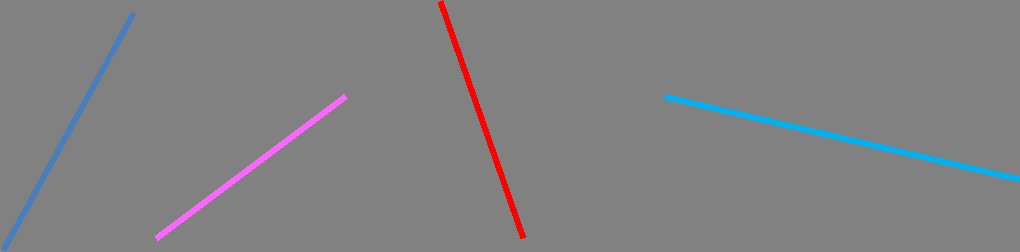
#> input picture lines.png, 1020 x 252 px
$ jupyter execute Untitled.ipynb   (shell and % lines are left out)
#> lines starting #> are read from the running program, lines starting #| are printed output that depends on the picture; after the words box and inside, x2 and y2 are one past the last pixel; in counts of white or black regions, pixels touching at a corner belong together
[cell 1]
#!python3

import cv2
import numpy as np
import matplotlib.pyplot as plt

[cell 2]
# Load Image
im = cv2.imread("lines.png",cv2.IMREAD_GRAYSCALE)
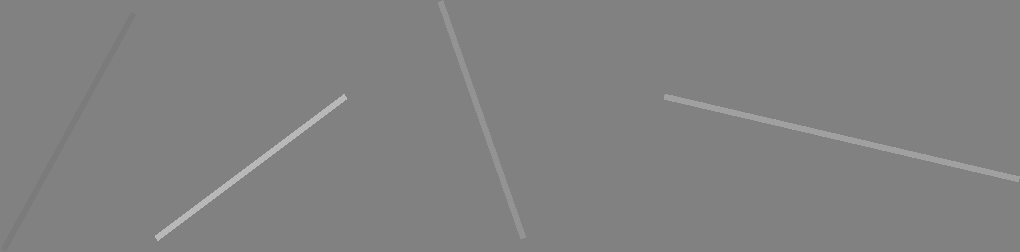
#> im: shape (252, 1020); min 122, max 187, mean 129.6

[cell 3]
# generate sobel and do convolution
sx = np.array([[-1,0,1],[-2,0,2],[-1,0,1]])
sy = sx.T

def convolution(im, kern):
    kDim = (len(kern), len(kern[0]))
    assert kDim[0] % 2 == 1 and kDim[1] % 2 == 1, "Kernel must be odd size"
    kCen = (kDim[0]//2,kDim[1]//2)
    cDim = (len(im),len(im[0]))
#> cDim = (252, 1020)
    conv = np.zeros(cDim, dtype=np.int16)

    for r in range(cDim[0]):
        for c in range(cDim[1]):
            v = 0.0
            for kr in range(kDim[0]):
                for kc in range(kDim[1]):
                    try:
                        v = v + im[r+kr-kCen[0],c+kc-kCen[1]] * kern[kr,kc]
                    except:
                        pass
            conv[r][c] = v
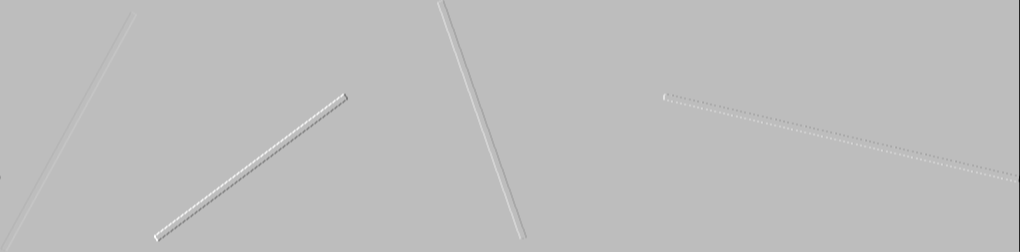
#> conv: shape (252, 1020) int16; min -641, max 220, mean -0.5; drawn with min black and max white
    return conv

def doOp(im,op):
    cDim = (len(im),len(im[0]))
#> cDim = (252, 1020)
    newim = np.zeros(cDim, dtype=np.float16)

    for r in range(cDim[0]):
        for c in range(cDim[1]):
            newim[r][c] = op(im[r][c])
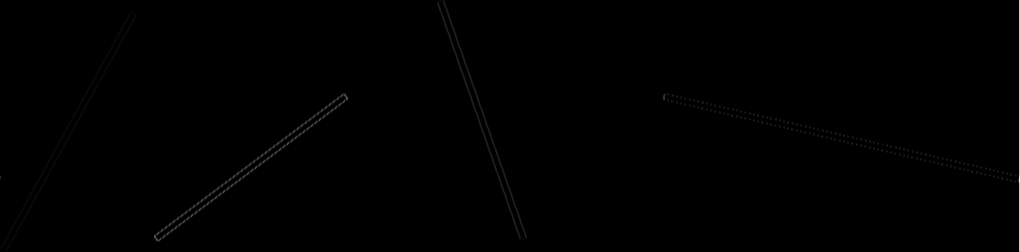
#> newim: shape (252, 1020) float16; min 0, max 641, mean 1.6; drawn with min black and max white
    return newim

xconv = doOp(convolution(im,sx),abs)
xconv = xconv/np.max(xconv)
yconv = doOp(convolution(im,sy),abs)
yconv = yconv/np.max(yconv)

[cell 4]
plt.figure()
plt.imshow((xconv*255).astype(np.uint8))
plt.figure()
plt.imshow((yconv*255).astype(np.uint8))
plt.show()
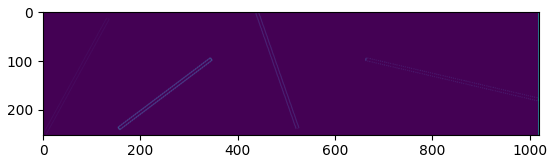
#> figure drawn by matplotlib, 1 panel

[cell 5]
edges = xconv + yconv
edges = edges/np.max(edges)

[cell 6]
plt.figure()
plt.imshow((edges*255).astype(np.uint8))
plt.show()

[cell 7]
sim = doOp(edges,lambda x: 1.0 if x>0.0 else 0.0);
#> after the loop in doOp (call 3), `for r in range(cDim[0]):`:
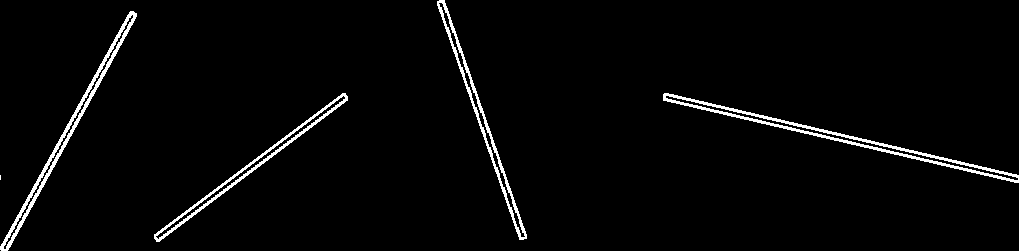
#> newim: shape (252, 1020) float16; values 0 (black) and 1 (white), 3.3% white in thin lines or dots

[cell 8]
plt.figure()
plt.imshow((sim*255).astype(np.uint8))
plt.show()
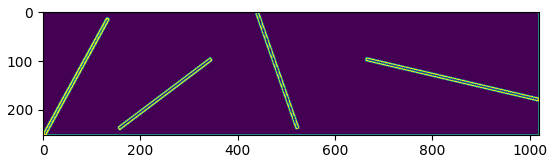
#> figure drawn by matplotlib, 1 panel

[cell 9]
def deg2rad(deg):
    return deg*np.pi/180.0
def hough(im,rcount,tcount):
#> called with rcount = 600, tcount = 600
    H,W = im.shape
#> H = 252; W = 1020

    rlen = rcount
    tlen = tcount
    rmax = np.ceil(np.sqrt(H*H+W*W))
#> rmax = 1051
    rmin = -rmax
#> rmin = -1051
    tmax = np.pi
    tmin = -tmax

    him = np.zeros((int(rlen),int(tlen)))
    for row in range(H):
        for col in range(W):
            if im[row,col] != 0:
                for ti in range(tlen):
                    t = 1.0*ti*(tmax-tmin)/tlen+tmin
                    r = row * np.cos(t) + col * np.sin(t)
                    ri = (r-rmin)*rlen/(rmax-rmin)
                    him[int(ri),int(ti)] += 1
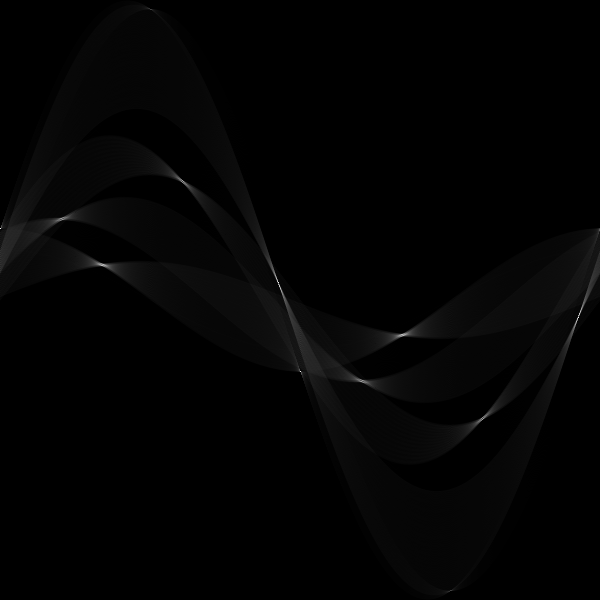
#> him: shape (600, 600) float64; min 0, max 1060, mean 13.9; drawn with min black and max white
    p = []
    c=[(-1,-1),(-1,0),(-1,1),(0,-1),(0,1),(1,-1),(1,0),(1,1)]
    for row in range(1,len(him)-1):
        for col in range(1,len(him[0])-1):
# [7 lines of commented-out code are left out]
                if(him[row,col]>600):
                    p.append((row*(rmax-rmin)/rlen+rmin,col*(tmax-tmin)/tlen+tmin))
    return him, p

him,p = hough(sim,600,600)
#> p = 53 pairs, first value -420.4 to 416.9, second value -2.51 to 2.94

[cell 10]
plt.figure()
plt.imshow(him)
plt.show()

[cell 11]
print(len(p))
#| 53
print(p)
#> (printed output is left out)

[cell 12]
from tqdm import tqdm
def plotLines(p,H,W):
    """
    param p [[r,t]]
    """
#> called with H = 252, W = 1020
    im = np.zeros((H,W))
    for r in tqdm(range(H)):
        for c in range(W):
            for l in p:
                if(abs(l[0]-r*np.cos(l[1])-c*np.sin(l[1]))<1):
                    im[r,c]=1
                    break
    return im
lim = plotLines(p,im.shape[0],im.shape[1])
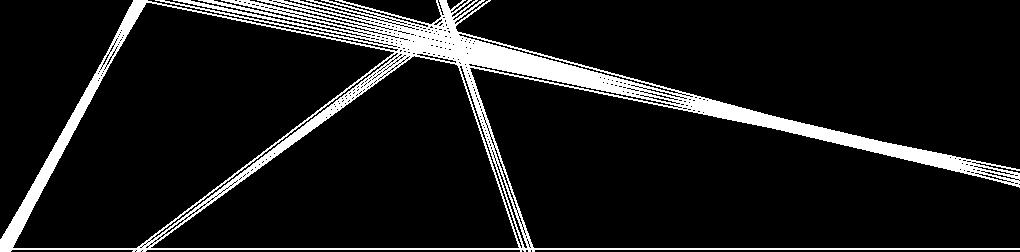
#> lim: shape (252, 1020) float64; values 0 (black) and 1 (white), 10.3% white; 1 white region, box (x1, y1, x2, y2) and area: (0, 0, 1020, 252) 26494
